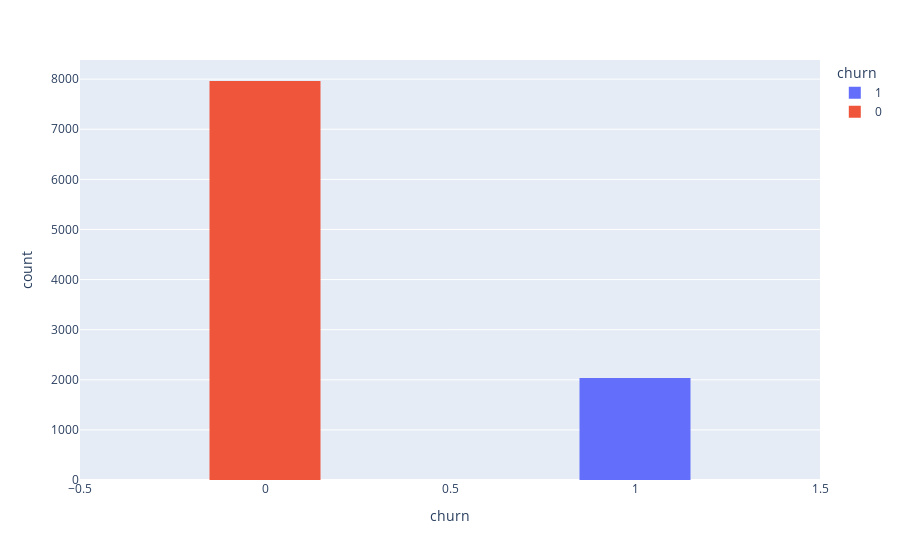

The code cell stored with this chart in its notebook:
### Code cell
#5.churn

fig = px.histogram(df, x="churn",color="churn")
fig.update_layout(bargap=0.7)
fig.show()

### Figure 1 — Plotly figure (JSON) as saved in the notebook; plotly's stock layout.template omitted (floating-point values rounded to 4 significant figures; data arrays with more than 128 entries replaced by an {"elided": "..."} marker saying what was removed)
{"data": [{"alignmentgroup": "True", "bingroup": "x", "hovertemplate": "churn=%{x}<br>count=%{y}<extra></extra>", "legendgroup": "1", "marker": {"color": "#636efa", "pattern": {"shape": ""}}, "name": "1", "offsetgroup": "1", "orientation": "v", "showlegend": true, "x": {"elided": "2037 int values"}, "xaxis": "x", "yaxis": "y", "type": "histogram"}, {"alignmentgroup": "True", "bingroup": "x", "hovertemplate": "churn=%{x}<br>count=%{y}<extra></extra>", "legendgroup": "0", "marker": {"color": "#EF553B", "pattern": {"shape": ""}}, "name": "0", "offsetgroup": "0", "orientation": "v", "showlegend": true, "x": {"elided": "7963 int values"}, "xaxis": "x", "yaxis": "y", "type": "histogram"}], "layout": {"xaxis": {"anchor": "y", "domain": [0, 1], "title": {"text": "churn"}, "categoryorder": "array", "categoryarray": [1, 0], "type": "linear", "range": [-0.5, 1.5], "autorange": true}, "yaxis": {"anchor": "x", "domain": [0, 1], "title": {"text": "count"}, "range": [0, 8382.0], "autorange": true}, "legend": {"title": {"text": "churn"}, "tracegroupgap": 0}, "margin": {"t": 60}, "barmode": "relative", "bargap": 0.7, "autosize": true}}
